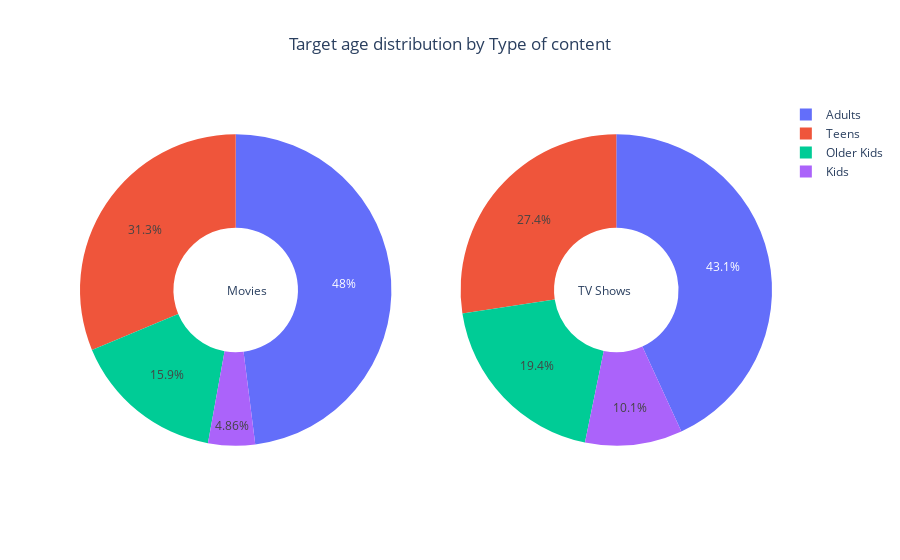

Notebook source saved alongside this figure:
### Code cell
movie_rating_df = generate_rating_df(movie_df)
show_rating_df = generate_rating_df(show_df)

rating_by_type_of_content = make_subplots(rows=1, cols=2, specs=[[{"type": "pie"}, {"type": "pie"}]])

rating_by_type_of_content.add_trace(
    go.Pie(labels=movie_rating_df['target_ages'], values=movie_rating_df['counts']),
    row=1, col=1
)

rating_by_type_of_content.add_trace(
    go.Pie(labels=show_rating_df['target_ages'], values=show_rating_df['counts']),
    row=1, col=2
)

rating_by_type_of_content.update_traces(textposition='inside', hole=.4, hoverinfo="label+percent+name")
rating_by_type_of_content.update_layout(
    title_text="Target age distribution by Type of content", title_x=0.5,
    # Add annotations in the center of the donut pies.
    annotations=[dict(text='Movies', x=0.21, y=0.5, font_size=12, showarrow=False),
                 dict(text='TV Shows', x=0.799, y=0.5, font_size=12, showarrow=False)])
rating_by_type_of_content.show()

### Figure 1 — Plotly figure (JSON) as saved in the notebook; plotly's stock layout.template omitted (floating-point values rounded to 4 significant figures)
{"data": [{"domain": {"x": [0, 0.45], "y": [0, 1]}, "hole": 0.4, "hoverinfo": "label+percent+name", "labels": ["Kids", "Kids", "Kids", "Older Kids", "Older Kids", "Older Kids", "Older Kids", "Teens", "Teens", "Adults", "Adults", "Adults", "Adults", "Adults"], "textposition": "inside", "type": "pie", "values": [41, 126, 131, 287, 541, 139, 5, 490, 1427, 3, 75, 797, 2063, 3]}, {"domain": {"x": [0.55, 1], "y": [0, 1]}, "hole": 0.4, "hoverinfo": "label+percent+name", "labels": ["Kids", "Kids", "Older Kids", "Older Kids", "Older Kids", "Teens", "Adults", "Adults", "Adults"], "textposition": "inside", "type": "pie", "values": [94, 175, 321, 194, 1, 731, 4, 2, 1144]}], "layout": {"annotations": [{"font": {"size": 12}, "showarrow": false, "text": "Movies", "x": 0.21, "y": 0.5}, {"font": {"size": 12}, "showarrow": false, "text": "TV Shows", "x": 0.799, "y": 0.5}], "title": {"text": "Target age distribution by Type of content", "x": 0.5}}}
